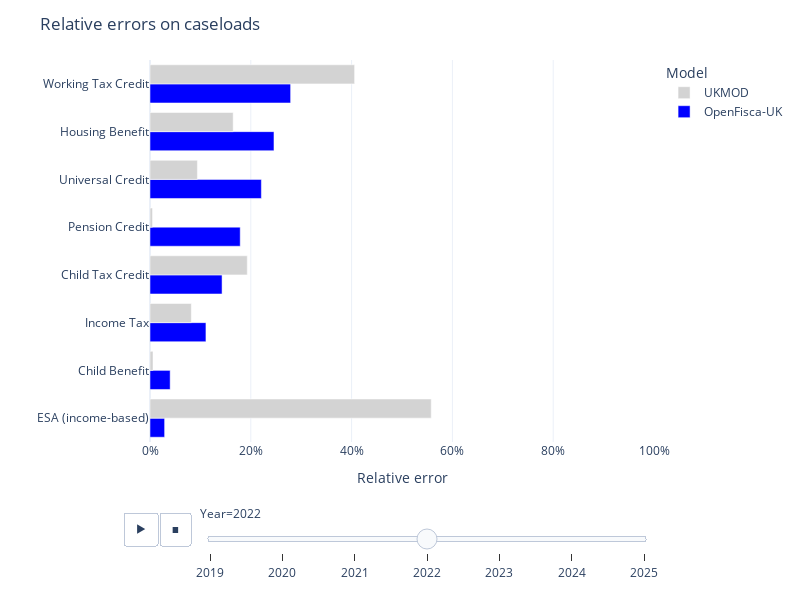

The notebook cell saved with this chart:
### Code cell
def error_chart(table, title=None):
    hovertemplate = "<b>%{customdata[4]} in %{customdata[3]}</b><br>Error: %{x}<br>Official: %{customdata[2]}m<br>OpenFisca-UK: %{customdata[0]}m<br>UKMOD: %{customdata[1]}m"
    table = table.replace("", np.nan).dropna(axis=0)
    table[[OPENFISCA_UK, UKMOD]] = table[[OPENFISCA_UK, UKMOD]].abs() / 1e2
    fig = (
        px.bar(
            table.sort_values(["Year", OPENFISCA_UK]),
            x=[OPENFISCA_UK, UKMOD],
            y="Program",
            orientation="h",
            animation_frame="Year",
            barmode="group",
            color_discrete_map={
                OPENFISCA_UK: "blue",
                UKMOD: "lightgrey",
            },
            custom_data=[
                "OpenFisca-UK caseload",
                "UKMOD caseload",
                "External caseload",
                "Year",
                "Program",
            ],
        )
        .update_layout(
            width=800,
            height=600,
            xaxis_tickformat=".0%",
            xaxis_title="Relative error",
            title=title,
            xaxis_range=(0, 1),
            template="plotly_white",
            legend_title="Model",
            yaxis_title="",
            legend_traceorder="reversed",
        )
        .update_traces(hovertemplate=hovertemplate)
    )
    for frame in fig.frames:
        for data in frame.data:
            data.hovertemplate = hovertemplate
    return fig


error_chart(
    tables_to_model_comparisons(
        {
            "": model_validation_table(relative_caseload_error, models=[OPENFISCA_UK, UKMOD], divisor=1e-2, decimals=1),
            "caseload": model_validation_table(caseload, divisor=1e6, decimals=1),
        }
    ),
    title="Relative errors on caseloads"
)

### Figure 1 — Plotly figure (JSON) as saved in the notebook; plotly's stock layout.template omitted (floating-point values rounded to 4 significant figures)
{"data": [{"alignmentgroup": "True", "customdata": [[0.4, 0.6, 0.4, 2022, "ESA (income-based)"], [6.8, 7.1, 7.1, 2022, "Child Benefit"], [29.1, 30, 32.7, 2022, "Income Tax"], [1.1, 1.1, 1.3, 2022, "Child Tax Credit"], [1.2, 1.4, 1.4, 2022, "Pension Credit"], [3.6, 4.2, 4.6, 2022, "Universal Credit"], [2, 2.3, 2.7, 2022, "Housing Benefit"], [0.7, 0.5, 0.9, 2022, "Working Tax Credit"]], "hovertemplate": "<b>%{customdata[4]} in %{customdata[3]}</b><br>Error: %{x}<br>Official: %{customdata[2]}m<br>OpenFisca-UK: %{customdata[0]}m<br>UKMOD: %{customdata[1]}m", "legendgroup": "OpenFisca-UK", "marker": {"color": "blue", "pattern": {"shape": ""}}, "name": "OpenFisca-UK", "offsetgroup": "OpenFisca-UK", "orientation": "h", "showlegend": true, "textposition": "auto", "type": "bar", "x": [0.029, 0.04, 0.111, 0.143, 0.179, 0.221, 0.246, 0.279], "xaxis": "x", "y": ["ESA (income-based)", "Child Benefit", "Income Tax", "Child Tax Credit", "Pension Credit", "Universal Credit", "Housing Benefit", "Working Tax Credit"], "yaxis": "y"}, {"alignmentgroup": "True", "customdata": [[0.4, 0.6, 0.4, 2022, "ESA (income-based)"], [6.8, 7.1, 7.1, 2022, "Child Benefit"], [29.1, 30, 32.7, 2022, "Income Tax"], [1.1, 1.1, 1.3, 2022, "Child Tax Credit"], [1.2, 1.4, 1.4, 2022, "Pension Credit"], [3.6, 4.2, 4.6, 2022, "Universal Credit"], [2, 2.3, 2.7, 2022, "Housing Benefit"], [0.7, 0.5, 0.9, 2022, "Working Tax Credit"]], "hovertemplate": "<b>%{customdata[4]} in %{customdata[3]}</b><br>Error: %{x}<br>Official: %{customdata[2]}m<br>OpenFisca-UK: %{customdata[0]}m<br>UKMOD: %{customdata[1]}m", "legendgroup": "UKMOD", "marker": {"color": "lightgrey", "pattern": {"shape": ""}}, "name": "UKMOD", "offsetgroup": "UKMOD", "orientation": "h", "showlegend": true, "textposition": "auto", "type": "bar", "x": [0.558, 0.006, 0.082, 0.193, 0.005, 0.094, 0.165, 0.406], "xaxis": "x", "y": ["ESA (income-based)", "Child Benefit", "Income Tax", "Child Tax Credit", "Pension Credit", "Universal Credit", "Housing Benefit", "Working Tax Credit"], "yaxis": "y"}], "layout": {"barmode": "group", "height": 600, "legend": {"title": {"text": "Model"}, "tracegroupgap": 0, "traceorder": "reversed"}, "margin": {"t": 60}, "sliders": [{"active": 3, "currentvalue": {"prefix": "Year="}, "len": 0.9, "pad": {"b": 10, "t": 60}, "steps": [{"args": [["2019"], {"frame": {"duration": 0, "redraw": true}, "fromcurrent": true, "mode": "immediate", "transition": {"duration": 0, "easing": "linear"}}], "label": "2019", "method": "animate"}, {"args": [["2020"], {"frame": {"duration": 0, "redraw": true}, "fromcurrent": true, "mode": "immediate", "transition": {"duration": 0, "easing": "linear"}}], "label": "2020", "method": "animate"}, {"args": [["2021"], {"frame": {"duration": 0, "redraw": true}, "fromcurrent": true, "mode": "immediate", "transition": {"duration": 0, "easing": "linear"}}], "label": "2021", "method": "animate"}, {"args": [["2022"], {"frame": {"duration": 0, "redraw": true}, "fromcurrent": true, "mode": "immediate", "transition": {"duration": 0, "easing": "linear"}}], "label": "2022", "method": "animate"}, {"args": [["2023"], {"frame": {"duration": 0, "redraw": true}, "fromcurrent": true, "mode": "immediate", "transition": {"duration": 0, "easing": "linear"}}], "label": "2023", "method": "animate"}, {"args": [["2024"], {"frame": {"duration": 0, "redraw": true}, "fromcurrent": true, "mode": "immediate", "transition": {"duration": 0, "easing": "linear"}}], "label": "2024", "method": "animate"}, {"args": [["2025"], {"frame": {"duration": 0, "redraw": true}, "fromcurrent": true, "mode": "immediate", "transition": {"duration": 0, "easing": "linear"}}], "label": "2025", "method": "animate"}], "x": 0.1, "xanchor": "left", "y": 0, "yanchor": "top"}], "title": {"text": "Relative errors on caseloads"}, "updatemenus": [{"buttons": [{"args": [null, {"frame": {"duration": 500, "redraw": true}, "fromcurrent": true, "mode": "immediate", "transition": {"duration": 500, "easing": "linear"}}], "label": "&#9654;", "method": "animate"}, {"args": [[null], {"frame": {"duration": 0, "redraw": true}, "fromcurrent": true, "mode": "immediate", "transition": {"duration": 0, "easing": "linear"}}], "label": "&#9724;", "method": "animate"}], "direction": "left", "pad": {"r": 10, "t": 70}, "showactive": false, "type": "buttons", "x": 0.1, "xanchor": "right", "y": 0, "yanchor": "top"}], "width": 800, "xaxis": {"anchor": "y", "domain": [0, 1], "range": [0, 1], "tickformat": ".0%", "title": {"text": "Relative error"}, "type": "linear"}, "yaxis": {"anchor": "x", "autorange": true, "domain": [0, 1], "range": [-0.5, 7.5], "title": {"text": ""}, "type": "category"}}}
